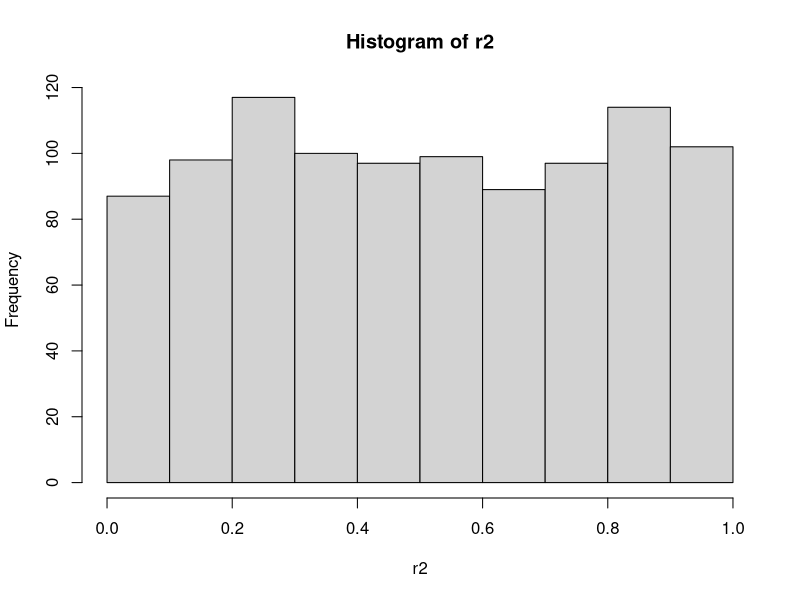

Generate this figure with R:
# chap04_2_Function

### 1. 사용자정의함수 

# 함수명 <- function([인수]){
#   실행문1
#   실행문2
#   [return(값)] # 대괄호는 생략가능을 의미
# }


# 1) 인수(매개변수)가 없는 함수 
f1 <- function(){
  cat('인수가 없는 함수')
}

x=4
# 2) 인수가 있는 경우 
f2 <- function(x){ # x : 가인수
  cat('x의 값 =', x, '\n')
  print(x^2)
  return(x^2)
}
f2(x)
# x의 값 = 4 
# [1] 16
# [1] 16


# 3) 반환(리턴)값이 있는 함수 
f3 <- function(x, y){
  add <- x + y
  return(add) # 파이썬과 다르게 리턴 하나만 가능
}



# 예1) 표본분산, 표본표준편차를 구하는 함수를 정의하기 
# 표본분산 식 : var = sum((x - 산술평균)^2) / (n-1)
# 표본표준편차 식 : sd = sqrt(var)

x <- c(7, 5, 12, 9, 15, 6)

# 산술평균 함수 
avg <- function(x){
  return(sum(x) / length(x))
}

# 분산과 표준편차 함수 
var_sd <- function(x){    
  a <- avg(x) # 1. 산술평균     
  var <- sum((x - a)^2) / (length(x)-1) # 2. 분산     
  sd <- sqrt(var) # 3. 표준편차
  cat('var = ', var, '\n')
  cat('sd = ', sd)
}



# 예2) 구구단 출력 함수 정의하기  
gugu <- function(dan){
  cat('***', dan,'단 **\n')
  for(i in 1:9){
    cat(dan,'*',i,'=', dan*i, '\n')
  }
}

###########################################
### 2. R 주요 내장함수 

# 1) 기술통계함수 
data = sample(x=1:10, size=10, replace = T) # 자료 
data # x: 모집단, size: 표본수, replace: 복원(T), 비복원(F)
#[1]  3  8 10  7  4  1  2  4
#[9]  9  3
min(data)                   # 최소값
max(data)                   # 최대값
range(data)                  # 범위
mean(data)                   # 평균
median(data)                # 중위수
sum(data)                   # 합계
prod(data)                  # 데이터의 곱
summary(data)               # 요약통계량 
var(data)                   # 분산 
sd(data)                    # 표준편차
sqrt(var(data))             # 분산 제곱근 
sd(data)**2                 # 표준편차의 제곱 

factorial(5) # 팩토리얼=120(1*2*3*4*5)


# 2) 반올림 관련 함수 
x <- c(1.5, 2.5, -1.3, 2.6, 3.5, 4.6)
ceiling(x) # x보다 큰 정수 : 2  3 -1  3  4 5
floor(x) # x보다 작은 정수 : 1  2 -2  2  3 4
round(x) # 2  2 -1  3  4  5 : 하스켈 반올림(Round-to-even 방식) 

# 3) 로그 & 지수 함수 
log2(8) # 자연로그 : 밑수 2 : 8은 2의 몇승? 3
log(8) # 자연로그 : 밑수 e : 8은 e의 몇승? 2.079442
log10(10) # 상용로그 : 밑수 10 : 10은 10의 몇승? 1

# 지수 함수 : 무리수 e에 대한 거듭제곱값 
exp(2.0794) # 7.999668


# 4) 행렬관련 함수
x <- matrix(1:9, nrow = 3, ncol = 3, byrow = T) # 3x3 정방행렬 
y <- matrix(1:3, nrow = 3) # 3x1 행렬  
ncol(x) # 3 : 열 수 반환 
nrow(x) # 3 : 행 수 반환 
t(x) # x의 전치행렬 반환


# 5) 선형대수학(linear algebra) 

# (1) 대각행렬 : 대각선 값 반환
diag(x) # 행렬 x의 대각행렬 

# (2) 행렬곱 : x,y의 행과 열의 곱의 합 
mat <- x %*% y 
dim(mat) # 3 1
dim(x) # 3 3
dim(y) # 3 1

# (3) 행렬식 : 좌대각과 우대각의 곱의 차
x2 <- matrix(1:4, nrow = 2)
det(x2) # determinant


# (4) 특이값 분해(행렬분해 : Matrix Factorization) - 특이값으로 행과 열 분해 
# - 특이값으로 행렬A 분해 

# 행렬A
A <- matrix(c(1, 2, 3, 4, 5, 6), nrow = 2)
A # 2x3
#      [,1] [,2] [,3]
#[1,]    1    3    5
#[2,]    2    4    6

# 특이값으로 행렬 분해 
SVD <- svd(A)
SVD # $d, $u, $v 세 개가 나옴 : 특이값, 행의특징, 열의특징 
# [,1]       [,2]
# [1,] -0.2298477  0.8834610
# [2,] -0.5247448  0.2407825
# [3,] -0.8196419 -0.4018960


# 근사 행렬 계산식 : A_pred = u @ diag(d) @ t(v)
A_pred = SVD$u %*% diag(SVD$d) %*% t(SVD$v)
A_pred



# 6) 난수 & 확률분포 
# 연속확률분포 : 주어진 구간에서 나올 수 있는 셀 수 없는 값 
# 이산확률분포 : 주어진 구간에서 나올 수 있는 셀 수 있는 값 

# (1) 정규분포를 따르는 난수 : 연속확률분포
# 형식) rnorm(n, mean=0, sd=1)
n <- 1000
r <- rnorm(n, mean=0, sd=1) 


# (2) 균등분포를 따르는 난수 : 연속확률분포
# 형식) runif(n, min=0, max=1)
r2 <- runif(n, min = 0, max = 1)  

hist(r2) # 균등분포 확인 


# (3) 이항분포를 따르는 난수 : 이산확률분포
# 형식) rbinom(n, size, prob)  
# n: 표본 수, size: 시행횟수, prob: 성공확률 

# size=1 : 베르누이분포  
r3_1 <- rbinom(n=10, size = 1, prob = 0.5) 
r3_1  # [1] 1 0 1 0 0 0 0 0 0 0

# size = n : 이항분포  
r3_2 <- rbinom(n=10, size = 10, prob = 0.5) 
r3_2  # [1] 6 6 5 6 6 6 7 2 8 6



